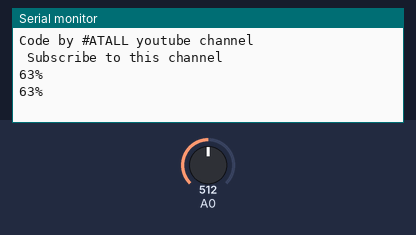
Bench run of a sketch on a simulated Arduino Uno, built with avr-gcc and run on an emulated ATmega328P. Shown: the last lines printed to the serial monitor. The inputs (shaded band) are chosen by the test bench; at power-on: A0 = 512.

Above: at 3.2 s.
3.3 s: A0 set to 716
At 4.6 s:
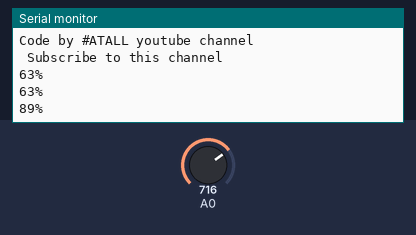
4.8 s: A0 set to 900
At 5.8 s:
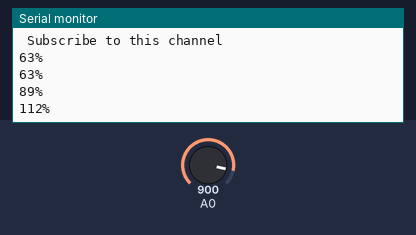
Timing chart, 0 to 7.8 s (numbered marks = the images above; inputs shaded):
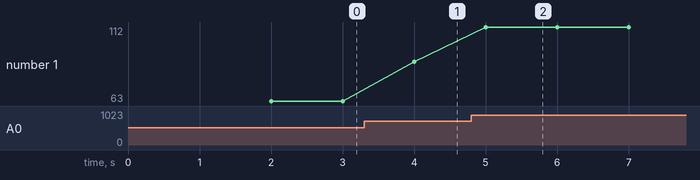

The sketch:

code1.ino
```cpp
//Code for 1st system
//By #ATALL youtube channel.
int x ,y ;
void setup()
{
  Serial.begin(9600);
  Serial.println("Code by #ATALL youtube channel \n Subscribe to this channel");
  delay(2000);
  pinMode(A0, INPUT);
}

void loop()
{
  x = analogRead(A0);
  y = map(x , 6 ,800 , 0 ,100);
  Serial.print(y);
  Serial.println("% \n");
  delay(1000);

}
```

Measured:
- after the input at 3.3 s, the serial monitor: prints a new line after 0.70 s (image 1)
- after the input at 4.8 s, the serial monitor: prints a new line after 0.20 s (image 2)
- plotted number 1: 63 → 89 after the input at 3.3 s, 89 → 112 after the input at 4.8 s
